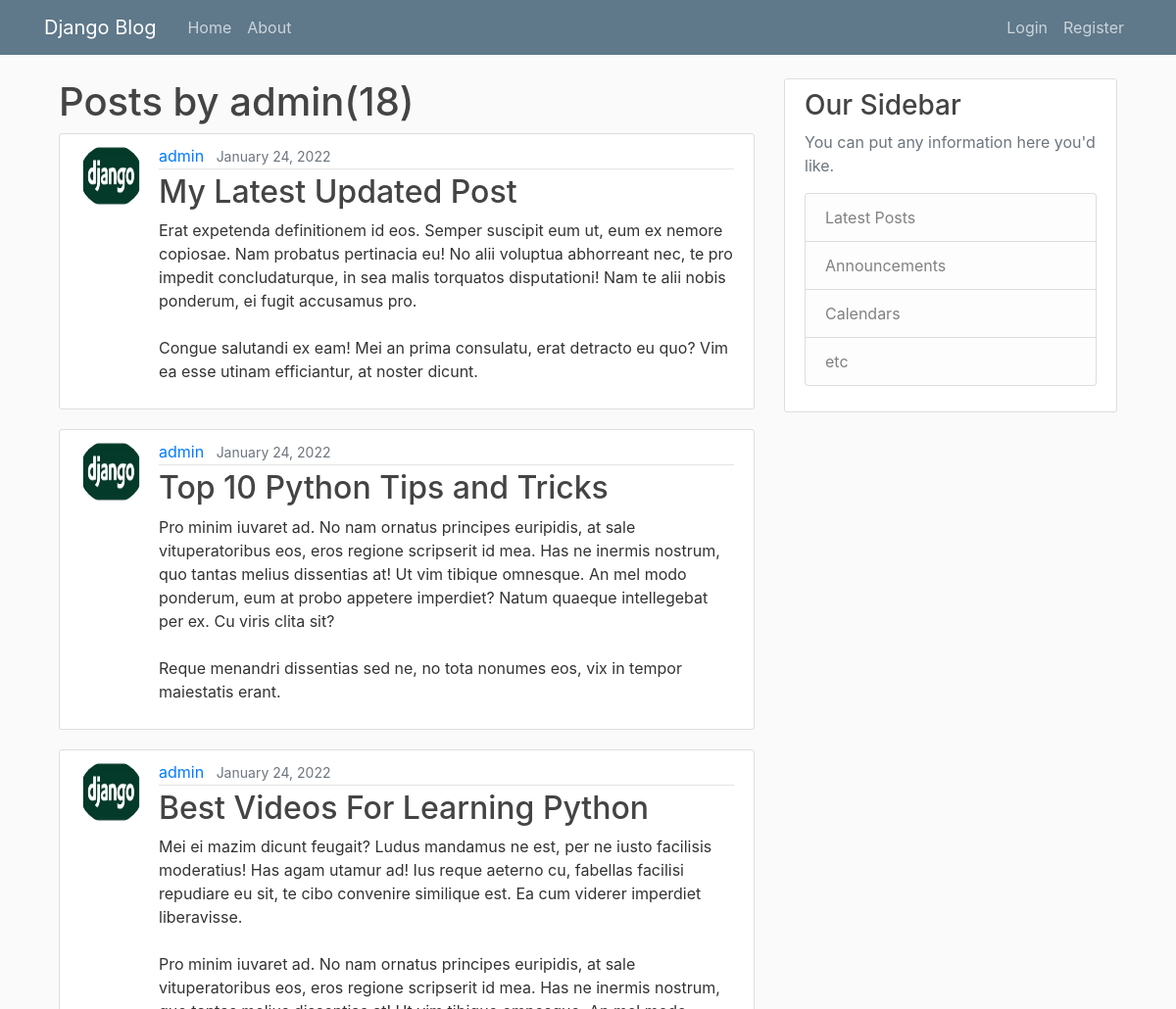
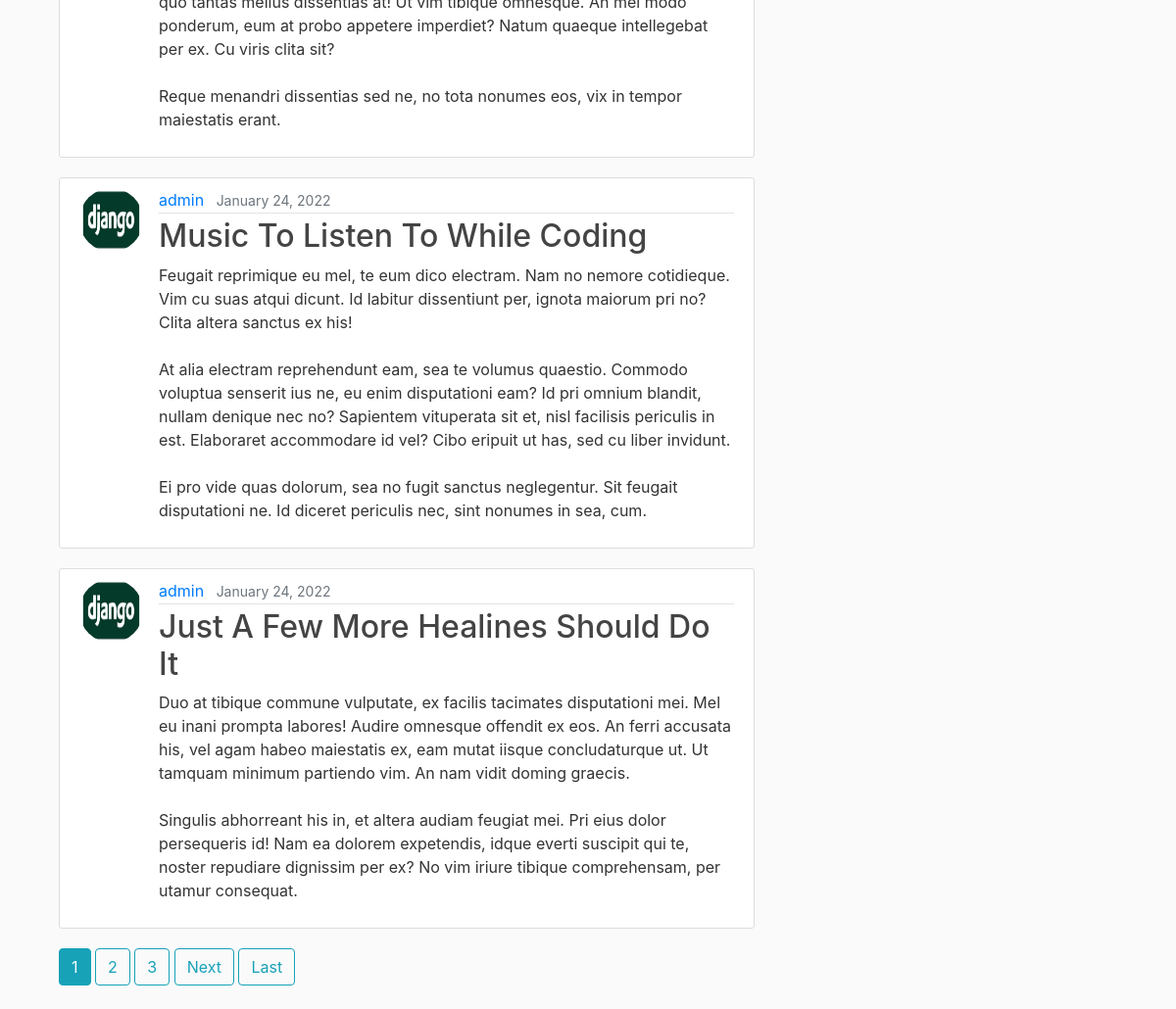
Screenshot of /user/admin/ with the database file from the repository (2 pictures, top to bottom).
### blog/models.py (models this page shows, shortened)
class Post(models.Model):
    tittle = models.CharField(max_length=100)
    content= models.TextField()
    date_posted = models.DateTimeField(default=timezone.now)
    auther = models.ForeignKey(User, on_delete=models.CASCADE)

### users/models.py (models this page shows, shortened)
class Profile(models.Model):
    user = models.OneToOneField(User, on_delete=models.CASCADE)
    image = models.ImageField(default='default.jpg', upload_to='profile_pics')

### blog/views.py (the view)
# urls.py: path('user/<str:username>/', UserPostListView.as_view(), name='user-posts'),
class UserPostListView(ListView):
    model = Post
    template_name = 'blog/user_posts.html'
    context_object_name = 'posts'
    paginate_by = 5
    def get_queryset(self):
        user = get_object_or_404(User, username=self.kwargs.get('username'))
        return Post.objects.filter(auther=user).order_by('-date_posted')

### blog/templates/blog/user_posts.html (shortened to what this page needs)
{% extends "blog/base.html" %}
{% block content %}
<h1>Posts by {{ view.kwargs.username }}({{ page_obj.paginator.count}})</h1>
    {% for post in posts %}
    <article class="media content-section">
      <img class="rounded-circle article-img" src="{{ post.auther.profile.image.url }}" alt="">
      <div class="media-body">
        <div class="article-metadata">
          <a class="mr-2" href="{% url 'user-posts' post.auther.username%}">{{ post.auther }}</a>
          <small class="text-muted">{{ post.date_posted|date:"F d, Y" }}</small>
        </div>
        <h2><a class="article-title" href="{%url 'post-detail' post.id %}">{{ post.tittle }}</a></h2>
        <p class="article-content">{{ post.content }}</p>
      </div>
    </article>
    {% endfor %}
    {% if is_paginated %}
      {% for num in page_obj.paginator.page_range %}
        {% if page_obj.number == num %}
          <a class="btn btn-info mb-4" href="?page={{ num }}">{{ num }}</a>
        {% elif num > page_obj.number|add:'-3' and num < page_obj.number|add:'3' %}
          <a class="btn btn-outline-info mb-4" href="?page={{ num }}">{{ num }}</a>
        {% endif %}
      {% endfor %}
      {% if page_obj.has_next %}
        <a class="btn btn-outline-info mb-4" href="?page={{ page_obj.next_page_number }}">Next</a>
        <a class="btn btn-outline-info mb-4" href="?page={{page_obj.paginator.num_pages}}">Last</a>
      {% endif %}
    {% endif %}
  {% endblock content%}

### blog/static/blog/main.css (style rules this page uses)
body { background: #fafafa; color: #333333; margin-top: 5rem; }
h1, h2, h3, h4, h5, h6 { color: #444444; }
.content-section { background: #ffffff; padding: 10px 20px; border: 1px solid #dddddd; border-radius: 3px; margin-bottom: 20px; }
.article-title { color: #444444; }
.article-content { white-space: pre-line; }
.article-img { height: 65px; width: 65px; margin-right: 16px; }
.article-metadata { padding-bottom: 1px; margin-bottom: 4px; border-bottom: 1px solid #e3e3e3 }

### rows the page displays
Post: auther.profile.image (placeholder picture), auther "admin", date_posted "January 24, 2022", tittle "My Latest Updated Post", content "Erat expetenda definitionem id eos. Semper suscipit eum ut, eum ex nemore copiosae. Nam probatus pertinacia eu! No alii voluptua abhorreant nec, te pro impedit concludaturque, in sea malis torquatos disputationi! Nam te alii nobis ponderum, ei fugit accusamus pro. Congue salutandi ex eam! Mei an prima consulatu, erat detracto eu quo? Vim ea esse utinam efficiantur, at noster dicunt."
Post: auther.profile.image (placeholder picture), auther "admin", date_posted "January 24, 2022", tittle "Top 10 Python Tips and Tricks", content "Pro minim iuvaret ad. No nam ornatus principes euripidis, at sale vituperatoribus eos, eros regione scripserit id mea. Has ne inermis nostrum, quo tantas melius dissentias at! Ut vim tibique omnesque. An mel modo ponderum, eum at probo appetere imperdiet? Natum quaeque intellegebat per ex. Cu viris clita sit? Reque menandri dissentias sed ne, no tota nonumes eos, vix in tempor maiestatis erant."
Post: auther.profile.image (placeholder picture), auther "admin", date_posted "January 24, 2022", tittle "Best Videos For Learning Python", content "Mei ei mazim dicunt feugait? Ludus mandamus ne est, per ne iusto facilisis moderatius! Has agam utamur ad! Ius reque aeterno cu, fabellas facilisi repudiare eu sit, te cibo convenire similique est. Ea cum viderer imperdiet liberavisse. Pro minim iuvaret ad. No nam ornatus principes euripidis, at sale vituperatoribus eos, eros regione scripserit id mea. Has ne inermis nostrum, quo tantas melius dissentias at! Ut vim tibique omnesque. An mel modo ponderum, eum at probo appetere imperdiet? Natum quaeque intellegebat per ex. Cu viris clita sit? Reque menandri dissentias sed ne, no tota nonumes eos, vix in tempor maiestatis erant."
Post: auther.profile.image (placeholder picture), auther "admin", date_posted "January 24, 2022", tittle "Music To Listen To While Coding", content "Feugait reprimique eu mel, te eum dico electram. Nam no nemore cotidieque. Vim cu suas atqui dicunt. Id labitur dissentiunt per, ignota maiorum pri no? Clita altera sanctus ex his! At alia electram reprehendunt eam, sea te volumus quaestio. Commodo voluptua senserit ius ne, eu enim disputationi eam? Id pri omnium blandit, nullam denique nec no? Sapientem vituperata sit et, nisl facilisis periculis in est. Elaboraret accommodare id vel? Cibo eripuit ut has, sed cu liber invidunt. Ei pro vide quas dolorum, sea no fugit sanctus neglegentur. Sit feugait disputationi ne. Id diceret periculis nec, sint nonumes in sea, cum."
Post: auther.profile.image (placeholder picture), auther "admin", date_posted "January 24, 2022", tittle "Just A Few More Healines Should Do It", content "Duo at tibique commune vulputate, ex facilis tacimates disputationi mei. Mel eu inani prompta labores! Audire omnesque offendit ex eos. An ferri accusata his, vel agam habeo maiestatis ex, eam mutat iisque concludaturque ut. Ut tamquam minimum partiendo vim. An nam vidit doming graecis. Singulis abhorreant his in, et altera audiam feugiat mei. Pri eius dolor persequeris id! Nam ea dolorem expetendis, idque everti suscipit qui te, noster repudiare dignissim per ex? No vim iriure tibique comprehensam, per utamur consequat."

### other values shown
{{ view.kwargs.username }} "admin"
{{ page_obj.paginator.count }} "18"
{{ num }} "1"
{{ num }} "2" "3"
